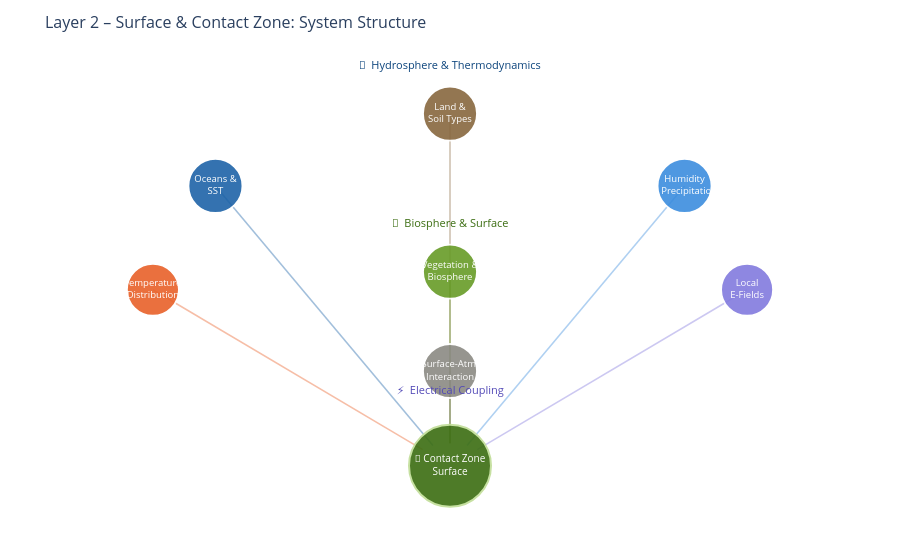

Notebook code for this chart:
### Markdown cell above
---
## 1. System Structure: The 7 Elements of Layer 2

### Code cell
elements = [
    {'name': 'Land &<br>Soil Types',          'x': 0.50, 'y': 0.92, 'color': '#85643A', 'sz': 54},
    {'name': 'Oceans &<br>SST',               'x': 0.20, 'y': 0.76, 'color': '#185FA5', 'sz': 54},
    {'name': 'Humidity<br>& Precipitation', 'x': 0.80, 'y': 0.76, 'color': '#378ADD', 'sz': 54},
    {'name': 'Temperature<br>Distribution',      'x': 0.12, 'y': 0.53, 'color': '#E85D24', 'sz': 52},
    {'name': 'Vegetation &<br>Biosphere',      'x': 0.50, 'y': 0.57, 'color': '#639922', 'sz': 54},
    {'name': 'Local<br>E-Fields',             'x': 0.88, 'y': 0.53, 'color': '#7F77DD', 'sz': 52},
    {'name': 'Surface-Atm.<br>Interaction',      'x': 0.50, 'y': 0.35, 'color': '#888780', 'sz': 54},
]
core = {'x': 0.50, 'y': 0.14}

fig = go.Figure()
for el in elements:
    dx = core['x'] - el['x']; dy = core['y'] - el['y']
    dist = math.sqrt(dx**2 + dy**2)
    t = 0.05 / dist
    fig.add_trace(go.Scatter(
        x=[el['x'], core['x'] - dx*t], y=[el['y'], core['y'] - dy*t],
        mode='lines', line=dict(color=el['color'], width=1.6), opacity=0.4,
        showlegend=False, hoverinfo='skip'
    ))

fig.add_trace(go.Scatter(
    x=[core['x']], y=[core['y']], mode='markers+text',
    marker=dict(size=82, color='#3B6D11', opacity=0.90, line=dict(color='#C0DD97', width=2)),
    text=['🌱 Contact Zone<br>Surface'], textposition='middle center',
    textfont=dict(size=10, color='white'), showlegend=False, hoverinfo='skip'
))
for el in elements:
    fig.add_trace(go.Scatter(
        x=[el['x']], y=[el['y']], mode='markers+text',
        marker=dict(size=el['sz'], color=el['color'], opacity=0.88, line=dict(color='white', width=1.8)),
        text=[el['name']], textposition='middle center',
        textfont=dict(size=9.5, color='white'), showlegend=False,
        hovertemplate=el['name'].replace('<br>',' ') + '<extra></extra>'
    ))

for txt, px, py, col in [
    ('🌊  Hydrosphere & Thermodynamics', 0.50, 1.00, '#0C447C'),
    ('🌿  Biosphere & Surface',      0.50, 0.64, '#3B6D11'),
    ('⚡  Electrical Coupling',         0.50, 0.26, '#534AB7'),
]:
    fig.add_annotation(x=px, y=py, text=txt, showarrow=False,
                       xref='paper', yref='paper', font=dict(size=11, color=col))

# Layer-Kontext
if layer1:
    ctx = f'L0: {context[0]["level"].upper() if layer0 else "–"}  |  L1: {layer1["level"].upper()}  |  Seismic-Flag: {layer1.get("flags",{}).get("elevated_seismicity","–")}'
    fig.add_annotation(x=0.5, y=0.02, text=ctx, showarrow=False,
                       xref='paper', yref='paper', font=dict(size=10, color='#888780'))

fig.update_layout(
    title=dict(text='Layer 2 – Surface & Contact Zone: System Structure', font=dict(size=16)),
    xaxis=dict(showgrid=False, zeroline=False, visible=False, range=[-0.05, 1.05]),
    yaxis=dict(showgrid=False, zeroline=False, visible=False, range=[0.02, 1.05]),
    plot_bgcolor='rgba(0,0,0,0)', paper_bgcolor='rgba(0,0,0,0)',
    height=540, margin=dict(l=20, r=20, t=55, b=20)
)
fig.show()

### Figure 1 — Plotly figure (JSON) as saved in the notebook; plotly's stock layout.template omitted (floating-point values rounded to 4 significant figures)
{"data": [{"hoverinfo": "skip", "line": {"color": "#85643A", "width": 1.6}, "mode": "lines", "opacity": 0.4, "showlegend": false, "type": "scatter", "x": [0.5, 0.5], "y": [0.92, 0.19]}, {"hoverinfo": "skip", "line": {"color": "#185FA5", "width": 1.6}, "mode": "lines", "opacity": 0.4, "showlegend": false, "type": "scatter", "x": [0.2, 0.4782], "y": [0.76, 0.185]}, {"hoverinfo": "skip", "line": {"color": "#378ADD", "width": 1.6}, "mode": "lines", "opacity": 0.4, "showlegend": false, "type": "scatter", "x": [0.8, 0.5218], "y": [0.76, 0.185]}, {"hoverinfo": "skip", "line": {"color": "#E85D24", "width": 1.6}, "mode": "lines", "opacity": 0.4, "showlegend": false, "type": "scatter", "x": [0.12, 0.4651], "y": [0.53, 0.1758]}, {"hoverinfo": "skip", "line": {"color": "#639922", "width": 1.6}, "mode": "lines", "opacity": 0.4, "showlegend": false, "type": "scatter", "x": [0.5, 0.5], "y": [0.57, 0.19]}, {"hoverinfo": "skip", "line": {"color": "#7F77DD", "width": 1.6}, "mode": "lines", "opacity": 0.4, "showlegend": false, "type": "scatter", "x": [0.88, 0.5349], "y": [0.53, 0.1758]}, {"hoverinfo": "skip", "line": {"color": "#888780", "width": 1.6}, "mode": "lines", "opacity": 0.4, "showlegend": false, "type": "scatter", "x": [0.5, 0.5], "y": [0.35, 0.19]}, {"hoverinfo": "skip", "marker": {"color": "#3B6D11", "line": {"color": "#C0DD97", "width": 2}, "opacity": 0.9, "size": 82}, "mode": "markers+text", "showlegend": false, "text": ["🌱 Contact Zone<br>Surface"], "textfont": {"color": "white", "size": 10}, "textposition": "middle center", "type": "scatter", "x": [0.5], "y": [0.14]}, {"hovertemplate": "Land & Soil Types<extra></extra>", "marker": {"color": "#85643A", "line": {"color": "white", "width": 1.8}, "opacity": 0.88, "size": 54}, "mode": "markers+text", "showlegend": false, "text": ["Land &<br>Soil Types"], "textfont": {"color": "white", "size": 9.5}, "textposition": "middle center", "type": "scatter", "x": [0.5], "y": [0.92]}, {"hovertemplate": "Oceans & SST<extra></extra>", "marker": {"color": "#185FA5", "line": {"color": "white", "width": 1.8}, "opacity": 0.88, "size": 54}, "mode": "markers+text", "showlegend": false, "text": ["Oceans &<br>SST"], "textfont": {"color": "white", "size": 9.5}, "textposition": "middle center", "type": "scatter", "x": [0.2], "y": [0.76]}, {"hovertemplate": "Humidity & Precipitation<extra></extra>", "marker": {"color": "#378ADD", "line": {"color": "white", "width": 1.8}, "opacity": 0.88, "size": 54}, "mode": "markers+text", "showlegend": false, "text": ["Humidity<br>& Precipitation"], "textfont": {"color": "white", "size": 9.5}, "textposition": "middle center", "type": "scatter", "x": [0.8], "y": [0.76]}, {"hovertemplate": "Temperature Distribution<extra></extra>", "marker": {"color": "#E85D24", "line": {"color": "white", "width": 1.8}, "opacity": 0.88, "size": 52}, "mode": "markers+text", "showlegend": false, "text": ["Temperature<br>Distribution"], "textfont": {"color": "white", "size": 9.5}, "textposition": "middle center", "type": "scatter", "x": [0.12], "y": [0.53]}, {"hovertemplate": "Vegetation & Biosphere<extra></extra>", "marker": {"color": "#639922", "line": {"color": "white", "width": 1.8}, "opacity": 0.88, "size": 54}, "mode": "markers+text", "showlegend": false, "text": ["Vegetation &<br>Biosphere"], "textfont": {"color": "white", "size": 9.5}, "textposition": "middle center", "type": "scatter", "x": [0.5], "y": [0.57]}, {"hovertemplate": "Local E-Fields<extra></extra>", "marker": {"color": "#7F77DD", "line": {"color": "white", "width": 1.8}, "opacity": 0.88, "size": 52}, "mode": "markers+text", "showlegend": false, "text": ["Local<br>E-Fields"], "textfont": {"color": "white", "size": 9.5}, "textposition": "middle center", "type": "scatter", "x": [0.88], "y": [0.53]}, {"hovertemplate": "Surface-Atm. Interaction<extra></extra>", "marker": {"color": "#888780", "line": {"color": "white", "width": 1.8}, "opacity": 0.88, "size": 54}, "mode": "markers+text", "showlegend": false, "text": ["Surface-Atm.<br>Interaction"], "textfont": {"color": "white", "size": 9.5}, "textposition": "middle center", "type": "scatter", "x": [0.5], "y": [0.35]}], "layout": {"annotations": [{"font": {"color": "#0C447C", "size": 11}, "showarrow": false, "text": "🌊  Hydrosphere & Thermodynamics", "x": 0.5, "xref": "paper", "y": 1.0, "yref": "paper"}, {"font": {"color": "#3B6D11", "size": 11}, "showarrow": false, "text": "🌿  Biosphere & Surface", "x": 0.5, "xref": "paper", "y": 0.64, "yref": "paper"}, {"font": {"color": "#534AB7", "size": 11}, "showarrow": false, "text": "⚡  Electrical Coupling", "x": 0.5, "xref": "paper", "y": 0.26, "yref": "paper"}], "height": 540, "margin": {"b": 20, "l": 20, "r": 20, "t": 55}, "paper_bgcolor": "rgba(0,0,0,0)", "plot_bgcolor": "rgba(0,0,0,0)", "title": {"font": {"size": 16}, "text": "Layer 2 – Surface & Contact Zone: System Structure"}, "xaxis": {"range": [-0.05, 1.05], "showgrid": false, "visible": false, "zeroline": false}, "yaxis": {"range": [0.02, 1.05], "showgrid": false, "visible": false, "zeroline": false}}}
